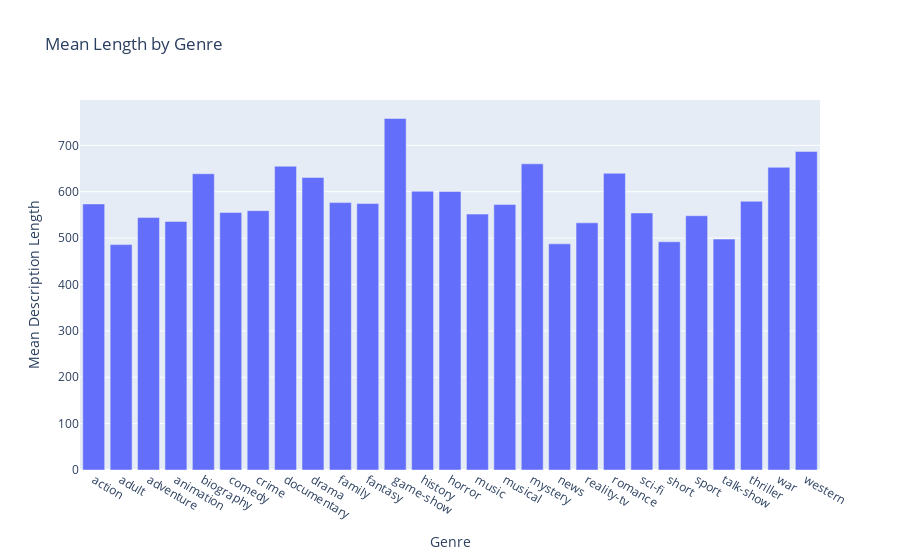

Notebook code cell kept with this figure:
### Markdown cell above
---
### Mean Description Length by Genre

### Code cell
grp_df = train_df.groupby('genre')['length'].mean().reset_index()

fig = px.bar(grp_df, x='genre', y='length', title='Mean Length by Genre')
fig.update_layout(xaxis_title='Genre', yaxis_title='Mean Description Length')

fig.show()

### Figure 1 — Plotly figure (JSON) as saved in the notebook; plotly's stock layout.template omitted (floating-point values rounded to 4 significant figures)
{"data": [{"alignmentgroup": "True", "hovertemplate": "genre=%{x}<br>length=%{y}<extra></extra>", "legendgroup": "", "marker": {"color": "#636efa", "pattern": {"shape": ""}}, "name": "", "offsetgroup": "", "orientation": "v", "showlegend": false, "textposition": "auto", "type": "bar", "x": ["action", "adult", "adventure", "animation", "biography", "comedy", "crime", "documentary", "drama", "family", "fantasy", "game-show", "history", "horror", "music", "musical", "mystery", "news", "reality-tv", "romance", "sci-fi", "short", "sport", "talk-show", "thriller", "war", "western"], "xaxis": "x", "y": [573.7, 486.0, 544.3, 536.0, 638.8, 555.2, 559.1, 655.0, 630.7, 576.6, 574.6, 757.9, 601.1, 600.5, 551.8, 572.4, 660.2, 487.6, 532.9, 639.7, 554.2, 492.1, 548.2, 497.8, 579.4, 652.6, 687.0], "yaxis": "y"}], "layout": {"barmode": "relative", "legend": {"tracegroupgap": 0}, "title": {"text": "Mean Length by Genre"}, "xaxis": {"anchor": "y", "domain": [0, 1], "title": {"text": "Genre"}}, "yaxis": {"anchor": "x", "domain": [0, 1], "title": {"text": "Mean Description Length"}}}}
